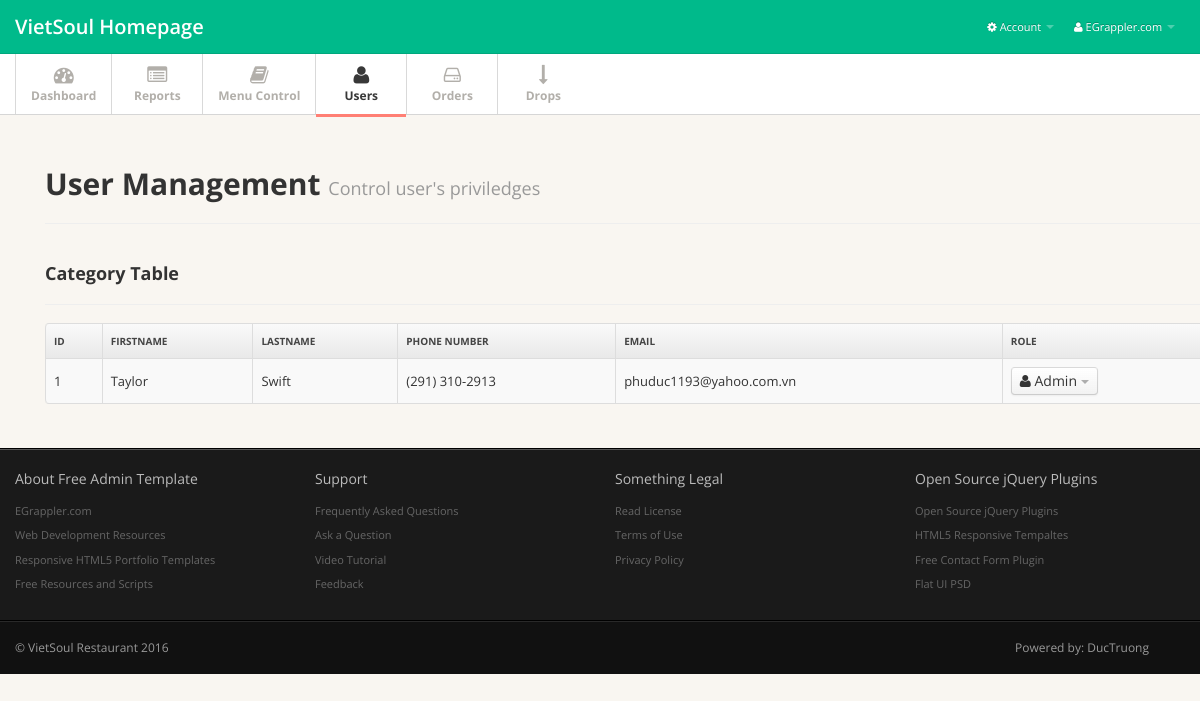
Page /admin/user.php (signed in) on the committed database.
### tables this page shows
CREATE TABLE IF NOT EXISTS `users` (
  `user_ID` int(5) NOT NULL AUTO_INCREMENT,
  `user_phone_no` varchar(15) NOT NULL,
  `user_password` varchar(255) NOT NULL,
  `user_firstname` varchar(255) NOT NULL,
  `user_lastname` varchar(255) NOT NULL,
  `user_email` varchar(255) NOT NULL,
  `user_img` varchar(255) NOT NULL,
  `user_role` int(1) NOT NULL DEFAULT '4',
  `user_hash` varchar(255) NOT NULL,
  PRIMARY KEY (`user_ID`)
);

CREATE TABLE IF NOT EXISTS `user_roles` (
  `user_role_ID` int(1) NOT NULL AUTO_INCREMENT,
  `user_role` varchar(50) NOT NULL,
  PRIMARY KEY (`user_role_ID`)
);

### admin/user.php (the view, shortened to what this page needs)
<?php include "includes/a_header.php"; ?>
<?php include "includes/a_navigation.php"; ?>
<div class="main">
  <div class="main-inner">
    <div class="container">
      <div class="span12">
        <h1 class="page-header">
          User Management
          <small>Control user's priviledges</small>
        </h1>
      </div>
      <div class="span12">
        <h3 class="page-header">Category Table</h3>
        <table class="table table-bordered table-striped">
          <thead>
            <tr class="success">
              <th>ID</th>
              <th>Firstname</th>
              <th>Lastname</th>
              <th>Phone number</th>
              <th>Email</th>
              <th>Role</th>
            </tr>
          </thead>
          <tbody>
<?php
    $query = "SELECT * FROM users ORDER BY user_ID ASC;";
    $user_query = mysqli_query($connection, $query);
    while ($row = mysqli_fetch_assoc($user_query)){
        echo "<tr>";
        echo "<td>{$row['user_ID']}</td>";
        echo "<td contenteditable='true' onBlur=".'"'."saveUserChanges(this, 'user_firstname', '{$row['user_ID']}')".';"'.">{$row['user_firstname']}</td>";
        echo "<td contenteditable='true' onBlur=".'"'."saveUserChanges(this, 'user_lastname', '{$row['user_ID']}')".';"'.">{$row['user_lastname']}</td>";
        echo "<td contenteditable='true' onBlur=".'"'."saveUserChanges(this, 'user_phone_no', '{$row['user_ID']}')".';"'.">{$row['user_phone_no']}</td>";
        echo "<td contenteditable='true' onBlur=".'"'."saveUserChanges(this, 'user_email', '{$row['user_ID']}')".';"'.">{$row['user_email']}</td>";
        $query = "SELECT * FROM user_roles WHERE user_role_ID = {$row['user_role']};";
        $user_role_query = mysqli_query($connection, $query);
        $find_user_role = mysqli_fetch_assoc($user_role_query);
        echo '<td><div class="btn-group"><a class="btn dropdown-toggle" data-toggle="dropdown" id="user_role"><i class="icon-user icon-white"></i> '.$find_user_role['user_role'].' <span class="caret"></span></a>';
        echo '<ul class="dropdown-menu">';
        echo "</ul></div></td>";
        echo "</tr>";
    }
?>
          </tbody>
        </table>
      </div>
    </div>
  </div>
</div>
<?php include "includes/a_footer.php"; ?>

### admin/css/style.css (style rules this page uses)
body { background: #f9f6f1; font: 13px/1.7em 'Open Sans'; }
.table td { vertical-align: middle; }
.table-bordered th { background: #E9E9E9; background:-moz-linear-gradient(top, #FAFAFA 0%, #E9E9E9 100%); background:-webkit-gradient(linear, left top, left bottom, color-stop(0%,#FAFAFA), color-stop(100%,#E9E9E9)); background:-webkit-linear-gradient(top, #FAFAFA 0%,#E9E9E9 100%); background:-o-linear-gradient(top, #FAFAFA 0%,#E9E9E9 100%); background:-ms-linear-gradient(top, #FAFAFA 0%,#E9E9E9 100%); background:linear-gradient(top, #FAFAFA 0%,#E9E9E9 100%); filter: progid:DXImageTransform.Microsoft.gradient(startColorstr='#FAFAFA', endColorstr='#E9E9E9'); -ms-filter: "progid:DXImageTransform.Microsoft.gradient(startColorstr='#FAFAFA', endColorstr='#E9E9E9')"; font-size: 10px; color: #444; text-transform: uppercase; }
.main { padding-bottom: 2em; border-bottom: 1px solid #000; }

### rows in the picture
users: user_ID "1", user_firstname "Taylor", user_lastname "Swift", user_phone_no "(291) 310-2913", user_email "phuduc1193@yahoo.com.vn", user_roles.user_role "Admin"
